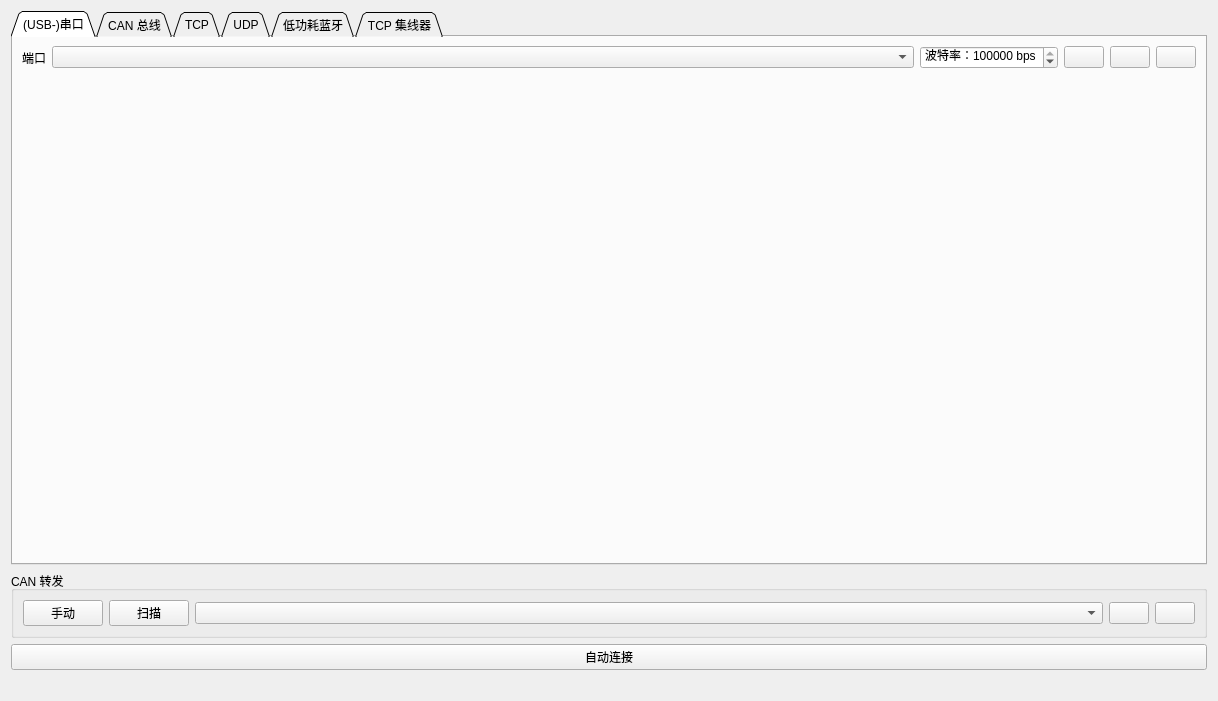
<?xml version="1.0" encoding="UTF-8"?>
<ui version="4.0">
 <class>PageConnection</class>
 <widget class="QWidget" name="PageConnection">
  <property name="geometry">
   <rect>
    <x>0</x>
    <y>0</y>
    <width>1218</width>
    <height>701</height>
   </rect>
  </property>
  <property name="windowTitle">
   <string>Form</string>
  </property>
  <layout class="QVBoxLayout" name="verticalLayout">
   <item>
    <widget class="QTabWidget" name="tabWidget">
     <property name="tabPosition">
      <enum>QTabWidget::North</enum>
     </property>
     <property name="tabShape">
      <enum>QTabWidget::Triangular</enum>
     </property>
     <property name="currentIndex">
      <number>0</number>
     </property>
     <widget class="QWidget" name="tab">
      <attribute name="title">
       <string>(USB-)串口</string>
      </attribute>
      <layout class="QVBoxLayout" name="verticalLayout_2">
       <item>
        <layout class="QHBoxLayout" name="horizontalLayout">
         <item>
          <widget class="QLabel" name="label_2">
           <property name="text">
            <string>端口</string>
           </property>
          </widget>
         </item>
         <item>
          <widget class="QComboBox" name="serialPortBox">
           <property name="sizePolicy">
            <sizepolicy hsizetype="MinimumExpanding" vsizetype="Fixed">
             <horstretch>0</horstretch>
             <verstretch>0</verstretch>
            </sizepolicy>
           </property>
           <property name="toolTip">
            <string>串口</string>
           </property>
          </widget>
         </item>
         <item>
          <widget class="QSpinBox" name="serialBaudBox">
           <property name="toolTip">
            <string>波特率</string>
           </property>
           <property name="suffix">
            <string> bps</string>
           </property>
           <property name="prefix">
            <string>波特率：</string>
           </property>
           <property name="maximum">
            <number>3000000</number>
           </property>
           <property name="value">
            <number>115200</number>
           </property>
          </widget>
         </item>
         <item>
          <widget class="QPushButton" name="serialRefreshButton">
           <property name="sizePolicy">
            <sizepolicy hsizetype="Fixed" vsizetype="Fixed">
             <horstretch>0</horstretch>
             <verstretch>0</verstretch>
            </sizepolicy>
           </property>
           <property name="toolTip">
            <string>刷新串口列表</string>
           </property>
           <property name="text">
            <string/>
           </property>
           <property name="icon">
            <iconset resource="../res.qrc">
             <normaloff>:/res/icons/Refresh-96.png</normaloff>:/res/icons/Refresh-96.png</iconset>
           </property>
          </widget>
         </item>
         <item>
          <widget class="QPushButton" name="serialDisconnectButton">
           <property name="sizePolicy">
            <sizepolicy hsizetype="Fixed" vsizetype="Fixed">
             <horstretch>0</horstretch>
             <verstretch>0</verstretch>
            </sizepolicy>
           </property>
           <property name="toolTip">
            <string>断开连接</string>
           </property>
           <property name="text">
            <string/>
           </property>
           <property name="icon">
            <iconset resource="../res.qrc">
             <normaloff>:/res/icons/Disconnected-96.png</normaloff>:/res/icons/Disconnected-96.png</iconset>
           </property>
          </widget>
         </item>
         <item>
          <widget class="QPushButton" name="serialConnectButton">
           <property name="sizePolicy">
            <sizepolicy hsizetype="Fixed" vsizetype="Fixed">
             <horstretch>0</horstretch>
             <verstretch>0</verstretch>
            </sizepolicy>
           </property>
           <property name="toolTip">
            <string>连接</string>
           </property>
           <property name="text">
            <string/>
           </property>
           <property name="icon">
            <iconset resource="../res.qrc">
             <normaloff>:/res/icons/Connected-96.png</normaloff>:/res/icons/Connected-96.png</iconset>
           </property>
          </widget>
         </item>
        </layout>
       </item>
       <item>
        <spacer name="verticalSpacer">
         <property name="orientation">
          <enum>Qt::Vertical</enum>
         </property>
         <property name="sizeHint" stdset="0">
          <size>
           <width>0</width>
           <height>0</height>
          </size>
         </property>
        </spacer>
       </item>
      </layout>
     </widget>
     <widget class="QWidget" name="tab_4">
      <attribute name="title">
       <string>CAN 总线</string>
      </attribute>
      <layout class="QVBoxLayout" name="verticalLayout_7">
       <item>
        <layout class="QHBoxLayout" name="horizontalLayout_7">
         <item>
          <widget class="QLabel" name="label_6">
           <property name="text">
            <string>接口</string>
           </property>
          </widget>
         </item>
         <item>
          <widget class="QComboBox" name="CANbusInterfaceBox">
           <property name="toolTip">
            <string>检测到的 CAN 总线接口</string>
           </property>
           <property name="editable">
            <bool>false</bool>
           </property>
           <property name="currentText">
            <string/>
           </property>
          </widget>
         </item>
         <item>
          <widget class="QLabel" name="label_5">
           <property name="text">
            <string>VESC ID</string>
           </property>
          </widget>
         </item>
         <item>
          <widget class="QComboBox" name="CANbusTargetIdBox">
           <property name="sizePolicy">
            <sizepolicy hsizetype="MinimumExpanding" vsizetype="Fixed">
             <horstretch>0</horstretch>
             <verstretch>0</verstretch>
            </sizepolicy>
           </property>
           <property name="toolTip">
            <string>总线上已发现的 VESC 节点</string>
           </property>
          </widget>
         </item>
         <item>
          <widget class="QSpinBox" name="CANbusBitrateBox">
           <property name="enabled">
            <bool>false</bool>
           </property>
           <property name="focusPolicy">
            <enum>Qt::WheelFocus</enum>
           </property>
           <property name="toolTip">
            <string>socketcan 后端不支持此配置。不过，可以在使用 ip link 命令配置 CAN 网络接口时设置速率。</string>
           </property>
           <property name="suffix">
            <string> kbit/s</string>
           </property>
           <property name="prefix">
            <string>比特率：</string>
           </property>
           <property name="maximum">
            <number>1000</number>
           </property>
           <property name="value">
            <number>500</number>
           </property>
          </widget>
         </item>
         <item>
          <widget class="QPushButton" name="CANbusScanButton">
           <property name="sizePolicy">
            <sizepolicy hsizetype="Fixed" vsizetype="Fixed">
             <horstretch>0</horstretch>
             <verstretch>0</verstretch>
            </sizepolicy>
           </property>
           <property name="toolTip">
            <string>发现 CAN 总线上的 VESC 节点</string>
           </property>
           <property name="text">
            <string>扫描</string>
           </property>
           <property name="icon">
            <iconset resource="../res.qrc">
             <normaloff>:/res/icons/Refresh-96.png</normaloff>:/res/icons/Refresh-96.png</iconset>
           </property>
          </widget>
         </item>
         <item>
          <widget class="QPushButton" name="CANbusDisconnectButton">
           <property name="sizePolicy">
            <sizepolicy hsizetype="Fixed" vsizetype="Fixed">
             <horstretch>0</horstretch>
             <verstretch>0</verstretch>
            </sizepolicy>
           </property>
           <property name="toolTip">
            <string>断开连接</string>
           </property>
           <property name="text">
            <string/>
           </property>
           <property name="icon">
            <iconset resource="../res.qrc">
             <normaloff>:/res/icons/Disconnected-96.png</normaloff>:/res/icons/Disconnected-96.png</iconset>
           </property>
          </widget>
         </item>
         <item>
          <widget class="QPushButton" name="CANbusConnectButton">
           <property name="enabled">
            <bool>true</bool>
           </property>
           <property name="sizePolicy">
            <sizepolicy hsizetype="Fixed" vsizetype="Fixed">
             <horstretch>0</horstretch>
             <verstretch>0</verstretch>
            </sizepolicy>
           </property>
           <property name="toolTip">
            <string>连接到 VESC 节点</string>
           </property>
           <property name="text">
            <string/>
           </property>
           <property name="icon">
            <iconset resource="../res.qrc">
             <normaloff>:/res/icons/Connected-96.png</normaloff>:/res/icons/Connected-96.png</iconset>
           </property>
          </widget>
         </item>
        </layout>
       </item>
       <item>
        <spacer name="verticalSpacer_4">
         <property name="orientation">
          <enum>Qt::Vertical</enum>
         </property>
         <property name="sizeHint" stdset="0">
          <size>
           <width>0</width>
           <height>0</height>
          </size>
         </property>
        </spacer>
       </item>
      </layout>
     </widget>
     <widget class="QWidget" name="tab_2">
      <attribute name="title">
       <string>TCP</string>
      </attribute>
      <layout class="QVBoxLayout" name="verticalLayout_3">
       <item>
        <widget class="QGroupBox" name="groupBox_3">
         <property name="title">
          <string>TCP 客户端</string>
         </property>
         <layout class="QGridLayout" name="gridLayout">
          <property name="leftMargin">
           <number>6</number>
          </property>
          <property name="topMargin">
           <number>6</number>
          </property>
          <property name="rightMargin">
           <number>6</number>
          </property>
          <property name="bottomMargin">
           <number>6</number>
          </property>
          <property name="horizontalSpacing">
           <number>6</number>
          </property>
          <property name="verticalSpacing">
           <number>2</number>
          </property>
          <item row="0" column="3">
           <widget class="QPushButton" name="tcpDisconnectButton">
            <property name="sizePolicy">
             <sizepolicy hsizetype="Fixed" vsizetype="Fixed">
              <horstretch>0</horstretch>
              <verstretch>0</verstretch>
             </sizepolicy>
            </property>
            <property name="toolTip">
             <string>断开连接</string>
            </property>
            <property name="text">
             <string/>
            </property>
            <property name="icon">
             <iconset resource="../res.qrc">
              <normaloff>:/res/icons/Disconnected-96.png</normaloff>:/res/icons/Disconnected-96.png</iconset>
            </property>
           </widget>
          </item>
          <item row="0" column="1">
           <widget class="QLineEdit" name="tcpServerEdit">
            <property name="text">
             <string>127.0.0.1</string>
            </property>
           </widget>
          </item>
          <item row="1" column="1" colspan="2">
           <widget class="QComboBox" name="tcpDetectBox"/>
          </item>
          <item row="1" column="3">
           <widget class="QPushButton" name="tcpDetectDisconnectButton">
            <property name="sizePolicy">
             <sizepolicy hsizetype="Fixed" vsizetype="Fixed">
              <horstretch>0</horstretch>
              <verstretch>0</verstretch>
             </sizepolicy>
            </property>
            <property name="text">
             <string/>
            </property>
            <property name="icon">
             <iconset resource="../res.qrc">
              <normaloff>:/res/icons/Disconnected-96.png</normaloff>:/res/icons/Disconnected-96.png</iconset>
            </property>
           </widget>
          </item>
          <item row="0" column="0">
           <widget class="QLabel" name="label">
            <property name="text">
             <string>地址</string>
            </property>
           </widget>
          </item>
          <item row="0" column="4">
           <widget class="QPushButton" name="tcpConnectButton">
            <property name="sizePolicy">
             <sizepolicy hsizetype="Fixed" vsizetype="Fixed">
              <horstretch>0</horstretch>
              <verstretch>0</verstretch>
             </sizepolicy>
            </property>
            <property name="toolTip">
             <string>连接</string>
            </property>
            <property name="text">
             <string/>
            </property>
            <property name="icon">
             <iconset resource="../res.qrc">
              <normaloff>:/res/icons/Connected-96.png</normaloff>:/res/icons/Connected-96.png</iconset>
            </property>
           </widget>
          </item>
          <item row="1" column="0">
           <widget class="QLabel" name="label_8">
            <property name="text">
             <string>已检测到的设备</string>
            </property>
           </widget>
          </item>
          <item row="0" column="2">
           <widget class="QSpinBox" name="tcpPortBox">
            <property name="prefix">
             <string>端口：</string>
            </property>
            <property name="maximum">
             <number>65535</number>
            </property>
            <property name="value">
             <number>65102</number>
            </property>
           </widget>
          </item>
          <item row="1" column="4">
           <widget class="QPushButton" name="tcpDetectConnectButton">
            <property name="sizePolicy">
             <sizepolicy hsizetype="Fixed" vsizetype="Fixed">
              <horstretch>0</horstretch>
              <verstretch>0</verstretch>
             </sizepolicy>
            </property>
            <property name="text">
             <string/>
            </property>
            <property name="icon">
             <iconset resource="../res.qrc">
              <normaloff>:/res/icons/Connected-96.png</normaloff>:/res/icons/Connected-96.png</iconset>
            </property>
           </widget>
          </item>
         </layout>
        </widget>
       </item>
       <item>
        <widget class="QGroupBox" name="tcpServerBox">
         <property name="title">
          <string>TCP 服务器</string>
         </property>
         <property name="checkable">
          <bool>false</bool>
         </property>
         <property name="checked">
          <bool>false</bool>
         </property>
         <layout class="QVBoxLayout" name="verticalLayout_8">
          <item>
           <layout class="QHBoxLayout" name="horizontalLayout_9">
            <item>
             <widget class="QCheckBox" name="tcpServerEnableBox">
              <property name="text">
               <string>启用 TCP 服务器</string>
              </property>
             </widget>
            </item>
            <item>
             <widget class="QSpinBox" name="tcpServerPortBox">
              <property name="sizePolicy">
               <sizepolicy hsizetype="MinimumExpanding" vsizetype="Fixed">
                <horstretch>0</horstretch>
                <verstretch>0</verstretch>
               </sizepolicy>
              </property>
              <property name="prefix">
               <string>TCP 端口：</string>
              </property>
              <property name="maximum">
               <number>65535</number>
              </property>
              <property name="value">
               <number>65102</number>
              </property>
             </widget>
            </item>
           </layout>
          </item>
          <item>
           <layout class="QHBoxLayout" name="horizontalLayout_8">
            <item>
             <widget class="QPlainTextEdit" name="tcpServerAddressesEdit">
              <property name="readOnly">
               <bool>true</bool>
              </property>
             </widget>
            </item>
            <item>
             <widget class="QPlainTextEdit" name="tcpServerClientsEdit">
              <property name="readOnly">
               <bool>true</bool>
              </property>
             </widget>
            </item>
           </layout>
          </item>
         </layout>
        </widget>
       </item>
      </layout>
     </widget>
     <widget class="QWidget" name="tab_5">
      <attribute name="title">
       <string>UDP</string>
      </attribute>
      <layout class="QVBoxLayout" name="verticalLayout_10">
       <item>
        <widget class="QGroupBox" name="groupBox_4">
         <property name="title">
          <string>UDP 客户端</string>
         </property>
         <layout class="QHBoxLayout" name="horizontalLayout_10">
          <item>
           <widget class="QLabel" name="label_7">
            <property name="text">
             <string>地址</string>
            </property>
           </widget>
          </item>
          <item>
           <widget class="QLineEdit" name="udpServerEdit">
            <property name="text">
             <string>127.0.0.1</string>
            </property>
           </widget>
          </item>
          <item>
           <widget class="QSpinBox" name="udpPortBox">
            <property name="prefix">
             <string>端口：</string>
            </property>
            <property name="maximum">
             <number>65535</number>
            </property>
            <property name="value">
             <number>65102</number>
            </property>
           </widget>
          </item>
          <item>
           <widget class="QPushButton" name="udpDisconnectButton">
            <property name="sizePolicy">
             <sizepolicy hsizetype="Fixed" vsizetype="Fixed">
              <horstretch>0</horstretch>
              <verstretch>0</verstretch>
             </sizepolicy>
            </property>
            <property name="toolTip">
             <string>断开连接</string>
            </property>
            <property name="text">
             <string/>
            </property>
            <property name="icon">
             <iconset resource="../res.qrc">
              <normaloff>:/res/icons/Disconnected-96.png</normaloff>:/res/icons/Disconnected-96.png</iconset>
            </property>
           </widget>
          </item>
          <item>
           <widget class="QPushButton" name="udpConnectButton">
            <property name="sizePolicy">
             <sizepolicy hsizetype="Fixed" vsizetype="Fixed">
              <horstretch>0</horstretch>
              <verstretch>0</verstretch>
             </sizepolicy>
            </property>
            <property name="toolTip">
             <string>连接</string>
            </property>
            <property name="text">
             <string/>
            </property>
            <property name="icon">
             <iconset resource="../res.qrc">
              <normaloff>:/res/icons/Connected-96.png</normaloff>:/res/icons/Connected-96.png</iconset>
            </property>
           </widget>
          </item>
         </layout>
        </widget>
       </item>
       <item>
        <widget class="QGroupBox" name="tcpServerBox_2">
         <property name="title">
          <string>UDP 服务器</string>
         </property>
         <property name="checkable">
          <bool>false</bool>
         </property>
         <property name="checked">
          <bool>false</bool>
         </property>
         <layout class="QVBoxLayout" name="verticalLayout_9">
          <item>
           <layout class="QHBoxLayout" name="horizontalLayout_11">
            <item>
             <widget class="QCheckBox" name="udpServerEnableBox">
              <property name="text">
               <string>启用 UDP 服务器</string>
              </property>
             </widget>
            </item>
            <item>
             <widget class="QSpinBox" name="udpServerPortBox">
              <property name="sizePolicy">
               <sizepolicy hsizetype="MinimumExpanding" vsizetype="Fixed">
                <horstretch>0</horstretch>
                <verstretch>0</verstretch>
               </sizepolicy>
              </property>
              <property name="prefix">
               <string>UDP 端口：</string>
              </property>
              <property name="maximum">
               <number>65535</number>
              </property>
              <property name="value">
               <number>65102</number>
              </property>
             </widget>
            </item>
           </layout>
          </item>
          <item>
           <layout class="QHBoxLayout" name="horizontalLayout_12">
            <item>
             <widget class="QPlainTextEdit" name="udpServerAddressesEdit">
              <property name="readOnly">
               <bool>true</bool>
              </property>
             </widget>
            </item>
            <item>
             <widget class="QPlainTextEdit" name="udpServerClientsEdit">
              <property name="readOnly">
               <bool>true</bool>
              </property>
             </widget>
            </item>
           </layout>
          </item>
         </layout>
        </widget>
       </item>
      </layout>
     </widget>
     <widget class="QWidget" name="tab_3">
      <attribute name="title">
       <string>低功耗蓝牙</string>
      </attribute>
      <layout class="QVBoxLayout" name="verticalLayout_4">
       <item>
        <layout class="QHBoxLayout" name="horizontalLayout_4">
         <item>
          <widget class="QLabel" name="label_3">
           <property name="text">
            <string>BLE 设备</string>
           </property>
          </widget>
         </item>
         <item>
          <widget class="QComboBox" name="bleDevBox">
           <property name="sizePolicy">
            <sizepolicy hsizetype="MinimumExpanding" vsizetype="Fixed">
             <horstretch>0</horstretch>
             <verstretch>0</verstretch>
            </sizepolicy>
           </property>
          </widget>
         </item>
         <item>
          <widget class="QPushButton" name="bleScanButton">
           <property name="sizePolicy">
            <sizepolicy hsizetype="Fixed" vsizetype="Fixed">
             <horstretch>0</horstretch>
             <verstretch>0</verstretch>
            </sizepolicy>
           </property>
           <property name="toolTip">
            <string>刷新串口列表</string>
           </property>
           <property name="text">
            <string/>
           </property>
           <property name="icon">
            <iconset resource="../res.qrc">
             <normaloff>:/res/icons/Refresh-96.png</normaloff>:/res/icons/Refresh-96.png</iconset>
           </property>
          </widget>
         </item>
         <item>
          <widget class="QPushButton" name="bleDisconnectButton">
           <property name="sizePolicy">
            <sizepolicy hsizetype="Fixed" vsizetype="Fixed">
             <horstretch>0</horstretch>
             <verstretch>0</verstretch>
            </sizepolicy>
           </property>
           <property name="toolTip">
            <string>断开连接</string>
           </property>
           <property name="text">
            <string/>
           </property>
           <property name="icon">
            <iconset resource="../res.qrc">
             <normaloff>:/res/icons/Disconnected-96.png</normaloff>:/res/icons/Disconnected-96.png</iconset>
           </property>
          </widget>
         </item>
         <item>
          <widget class="QPushButton" name="bleConnectButton">
           <property name="sizePolicy">
            <sizepolicy hsizetype="Fixed" vsizetype="Fixed">
             <horstretch>0</horstretch>
             <verstretch>0</verstretch>
            </sizepolicy>
           </property>
           <property name="toolTip">
            <string>连接</string>
           </property>
           <property name="text">
            <string/>
           </property>
           <property name="icon">
            <iconset resource="../res.qrc">
             <normaloff>:/res/icons/Connected-96.png</normaloff>:/res/icons/Connected-96.png</iconset>
           </property>
          </widget>
         </item>
        </layout>
       </item>
       <item>
        <layout class="QHBoxLayout" name="horizontalLayout_5">
         <item>
          <widget class="QLabel" name="label_4">
           <property name="text">
            <string>设置设备名称</string>
           </property>
          </widget>
         </item>
         <item>
          <widget class="QLineEdit" name="bleNameEdit"/>
         </item>
         <item>
          <widget class="QPushButton" name="bleSetNameButton">
           <property name="text">
            <string>设置</string>
           </property>
           <property name="icon">
            <iconset resource="../res.qrc">
             <normaloff>:/res/icons/Ok-96.png</normaloff>:/res/icons/Ok-96.png</iconset>
           </property>
          </widget>
         </item>
        </layout>
       </item>
       <item>
        <widget class="QGroupBox" name="groupBox_2">
         <property name="sizePolicy">
          <sizepolicy hsizetype="Preferred" vsizetype="MinimumExpanding">
           <horstretch>0</horstretch>
           <verstretch>0</verstretch>
          </sizepolicy>
         </property>
         <property name="title">
          <string>VESC 设备</string>
         </property>
         <layout class="QVBoxLayout" name="verticalLayout_6">
          <item>
           <layout class="QHBoxLayout" name="horizontalLayout_6">
            <item>
             <widget class="QListWidget" name="pairedListWidget"/>
            </item>
            <item>
             <layout class="QVBoxLayout" name="verticalLayout_5">
              <property name="spacing">
               <number>3</number>
              </property>
              <item>
               <widget class="QPushButton" name="pairConnectedButton">
                <property name="toolTip">
                 <string>配对已连接的 VESC</string>
                </property>
                <property name="text">
                 <string>配对</string>
                </property>
                <property name="icon">
                 <iconset resource="../res.qrc">
                  <normaloff>:/res/icons/Circled Play-96.png</normaloff>:/res/icons/Circled Play-96.png</iconset>
                </property>
               </widget>
              </item>
              <item>
               <widget class="QPushButton" name="addConnectedButton">
                <property name="toolTip">
                 <string>添加已连接的 VESC，无需配对。</string>
                </property>
                <property name="text">
                 <string>添加</string>
                </property>
                <property name="icon">
                 <iconset resource="../res.qrc">
                  <normaloff>:/res/icons/Plus Math-96.png</normaloff>:/res/icons/Plus Math-96.png</iconset>
                </property>
               </widget>
              </item>
              <item>
               <widget class="QPushButton" name="addUuidButton">
                <property name="toolTip">
                 <string>手动将 UUID 添加到此 VESC Tool 实例</string>
                </property>
                <property name="text">
                 <string>添加 UUID</string>
                </property>
                <property name="icon">
                 <iconset resource="../res.qrc">
                  <normaloff>:/res/icons/Plus Math-96.png</normaloff>:/res/icons/Plus Math-96.png</iconset>
                </property>
                <property name="flat">
                 <bool>false</bool>
                </property>
               </widget>
              </item>
              <item>
               <widget class="QPushButton" name="unpairButton">
                <property name="toolTip">
                 <string>取消此 VESC 的配对，使其可从任意 VESC Tool 实例连接。</string>
                </property>
                <property name="text">
                 <string>取消配对</string>
                </property>
                <property name="icon">
                 <iconset resource="../res.qrc">
                  <normaloff>:/res/icons/Restart-96.png</normaloff>:/res/icons/Restart-96.png</iconset>
                </property>
               </widget>
              </item>
              <item>
               <widget class="QPushButton" name="deletePairedButton">
                <property name="toolTip">
                 <string/>
                </property>
                <property name="text">
                 <string>删除</string>
                </property>
                <property name="icon">
                 <iconset resource="../res.qrc">
                  <normaloff>:/res/icons/Delete-96.png</normaloff>:/res/icons/Delete-96.png</iconset>
                </property>
               </widget>
              </item>
              <item>
               <widget class="QPushButton" name="clearPairedButton">
                <property name="text">
                 <string>清除</string>
                </property>
                <property name="icon">
                 <iconset resource="../res.qrc">
                  <normaloff>:/res/icons/Delete-96.png</normaloff>:/res/icons/Delete-96.png</iconset>
                </property>
               </widget>
              </item>
              <item>
               <spacer name="verticalSpacer_3">
                <property name="orientation">
                 <enum>Qt::Vertical</enum>
                </property>
                <property name="sizeHint" stdset="0">
                 <size>
                  <width>0</width>
                  <height>0</height>
                 </size>
                </property>
               </spacer>
              </item>
             </layout>
            </item>
           </layout>
          </item>
         </layout>
        </widget>
       </item>
      </layout>
     </widget>
     <widget class="QWidget" name="tab_6">
      <attribute name="title">
       <string>TCP 集线器</string>
      </attribute>
      <layout class="QVBoxLayout" name="verticalLayout_11">
       <item>
        <widget class="QGroupBox" name="groupBox_5">
         <property name="title">
          <string>登录信息</string>
         </property>
         <layout class="QGridLayout" name="gridLayout_2">
          <property name="leftMargin">
           <number>6</number>
          </property>
          <property name="topMargin">
           <number>6</number>
          </property>
          <property name="rightMargin">
           <number>6</number>
          </property>
          <property name="bottomMargin">
           <number>6</number>
          </property>
          <property name="horizontalSpacing">
           <number>6</number>
          </property>
          <property name="verticalSpacing">
           <number>2</number>
          </property>
          <item row="1" column="3" colspan="3">
           <widget class="QRadioButton" name="hubClientButton">
            <property name="text">
             <string>客户端</string>
            </property>
            <property name="checked">
             <bool>true</bool>
            </property>
           </widget>
          </item>
          <item row="0" column="0">
           <widget class="QLabel" name="label_9">
            <property name="text">
             <string>地址</string>
            </property>
           </widget>
          </item>
          <item row="0" column="5">
           <widget class="QPushButton" name="tcpHubConnectButton">
            <property name="sizePolicy">
             <sizepolicy hsizetype="Fixed" vsizetype="Fixed">
              <horstretch>0</horstretch>
              <verstretch>0</verstretch>
             </sizepolicy>
            </property>
            <property name="toolTip">
             <string>连接</string>
            </property>
            <property name="text">
             <string/>
            </property>
            <property name="icon">
             <iconset resource="../res.qrc">
              <normaloff>:/res/icons/Connected-96.png</normaloff>:/res/icons/Connected-96.png</iconset>
            </property>
           </widget>
          </item>
          <item row="2" column="3" colspan="3">
           <widget class="QRadioButton" name="hubServerButton">
            <property name="text">
             <string>服务器</string>
            </property>
           </widget>
          </item>
          <item row="0" column="4">
           <widget class="QPushButton" name="tcpHubDisconnectButton">
            <property name="sizePolicy">
             <sizepolicy hsizetype="Fixed" vsizetype="Fixed">
              <horstretch>0</horstretch>
              <verstretch>0</verstretch>
             </sizepolicy>
            </property>
            <property name="toolTip">
             <string>断开连接</string>
            </property>
            <property name="text">
             <string/>
            </property>
            <property name="icon">
             <iconset resource="../res.qrc">
              <normaloff>:/res/icons/Disconnected-96.png</normaloff>:/res/icons/Disconnected-96.png</iconset>
            </property>
           </widget>
          </item>
          <item row="0" column="3">
           <widget class="QSpinBox" name="tcpHubPortBox">
            <property name="prefix">
             <string>端口：</string>
            </property>
            <property name="maximum">
             <number>65535</number>
            </property>
            <property name="value">
             <number>65101</number>
            </property>
           </widget>
          </item>
          <item row="0" column="1">
           <widget class="QLineEdit" name="tcpHubServerEdit">
            <property name="text">
             <string>127.0.0.1</string>
            </property>
           </widget>
          </item>
          <item row="2" column="0">
           <widget class="QLabel" name="label_11">
            <property name="text">
             <string>密码</string>
            </property>
           </widget>
          </item>
          <item row="1" column="0">
           <widget class="QLabel" name="label_10">
            <property name="text">
             <string>VESC ID</string>
            </property>
           </widget>
          </item>
          <item row="0" column="2">
           <widget class="QPushButton" name="hubDefaultButton">
            <property name="toolTip">
             <string>恢复默认</string>
            </property>
            <property name="text">
             <string/>
            </property>
            <property name="icon">
             <iconset resource="../res.qrc">
              <normaloff>:/res/icons/Restart-96.png</normaloff>:/res/icons/Restart-96.png</iconset>
            </property>
           </widget>
          </item>
          <item row="1" column="1" colspan="2">
           <widget class="QLineEdit" name="tcpHubVescIdLineEdit"/>
          </item>
          <item row="2" column="1" colspan="2">
           <widget class="QLineEdit" name="tcpHubVescPasswordLineEdit"/>
          </item>
         </layout>
        </widget>
       </item>
       <item>
        <spacer name="verticalSpacer_2">
         <property name="orientation">
          <enum>Qt::Vertical</enum>
         </property>
         <property name="sizeHint" stdset="0">
          <size>
           <width>20</width>
           <height>40</height>
          </size>
         </property>
        </spacer>
       </item>
      </layout>
     </widget>
    </widget>
   </item>
   <item>
    <widget class="QGroupBox" name="groupBox">
     <property name="title">
      <string>CAN 转发</string>
     </property>
     <layout class="QHBoxLayout" name="horizontalLayout_2">
      <item>
       <widget class="QPushButton" name="canDefaultButton">
        <property name="sizePolicy">
         <sizepolicy hsizetype="Fixed" vsizetype="Fixed">
          <horstretch>0</horstretch>
          <verstretch>0</verstretch>
         </sizepolicy>
        </property>
        <property name="toolTip">
         <string>不扫描直接填充列表，适用于扫描出现问题或固件不支持扫描的情况。</string>
        </property>
        <property name="text">
         <string>手动</string>
        </property>
        <property name="icon">
         <iconset resource="../res.qrc">
          <normaloff>:/res/icons/Bug-96.png</normaloff>:/res/icons/Bug-96.png</iconset>
        </property>
       </widget>
      </item>
      <item>
       <widget class="QPushButton" name="canRefreshButton">
        <property name="sizePolicy">
         <sizepolicy hsizetype="Fixed" vsizetype="Fixed">
          <horstretch>0</horstretch>
          <verstretch>0</verstretch>
         </sizepolicy>
        </property>
        <property name="toolTip">
         <string>扫描 CAN 设备</string>
        </property>
        <property name="text">
         <string>扫描</string>
        </property>
        <property name="icon">
         <iconset resource="../res.qrc">
          <normaloff>:/res/icons/Refresh-96.png</normaloff>:/res/icons/Refresh-96.png</iconset>
        </property>
       </widget>
      </item>
      <item>
       <widget class="QComboBox" name="canFwdBox"/>
      </item>
      <item>
       <widget class="QPushButton" name="helpButton">
        <property name="sizePolicy">
         <sizepolicy hsizetype="Fixed" vsizetype="Fixed">
          <horstretch>0</horstretch>
          <verstretch>0</verstretch>
         </sizepolicy>
        </property>
        <property name="toolTip">
         <string>显示帮助</string>
        </property>
        <property name="text">
         <string/>
        </property>
        <property name="icon">
         <iconset resource="../res.qrc">
          <normaloff>:/res/icons/Help-96.png</normaloff>:/res/icons/Help-96.png</iconset>
        </property>
       </widget>
      </item>
      <item>
       <widget class="QPushButton" name="canFwdButton">
        <property name="sizePolicy">
         <sizepolicy hsizetype="Fixed" vsizetype="Fixed">
          <horstretch>0</horstretch>
          <verstretch>0</verstretch>
         </sizepolicy>
        </property>
        <property name="toolTip">
         <string>通过 CAN 总线转发通信</string>
        </property>
        <property name="text">
         <string/>
        </property>
        <property name="icon">
         <iconset resource="../res.qrc">
          <normaloff>:/res/icons/can_off.png</normaloff>
          <normalon>:/res/icons/can_on.png</normalon>:/res/icons/can_off.png</iconset>
        </property>
        <property name="checkable">
         <bool>true</bool>
        </property>
       </widget>
      </item>
     </layout>
    </widget>
   </item>
   <item>
    <widget class="QPushButton" name="autoConnectButton">
     <property name="toolTip">
      <string>尝试通过 USB 连接自动连接</string>
     </property>
     <property name="text">
      <string>自动连接</string>
     </property>
     <property name="icon">
      <iconset resource="../res.qrc">
       <normaloff>:/res/icons/Wizard-96.png</normaloff>:/res/icons/Wizard-96.png</iconset>
     </property>
     <property name="iconSize">
      <size>
       <width>45</width>
       <height>45</height>
      </size>
     </property>
    </widget>
   </item>
   <item>
    <widget class="QLabel" name="statusLabel">
     <property name="text">
      <string/>
     </property>
     <property name="alignment">
      <set>Qt::AlignCenter</set>
     </property>
    </widget>
   </item>
  </layout>
 </widget>
 <resources>
  <include location="../res.qrc"/>
 </resources>
 <connections/>
</ui>
